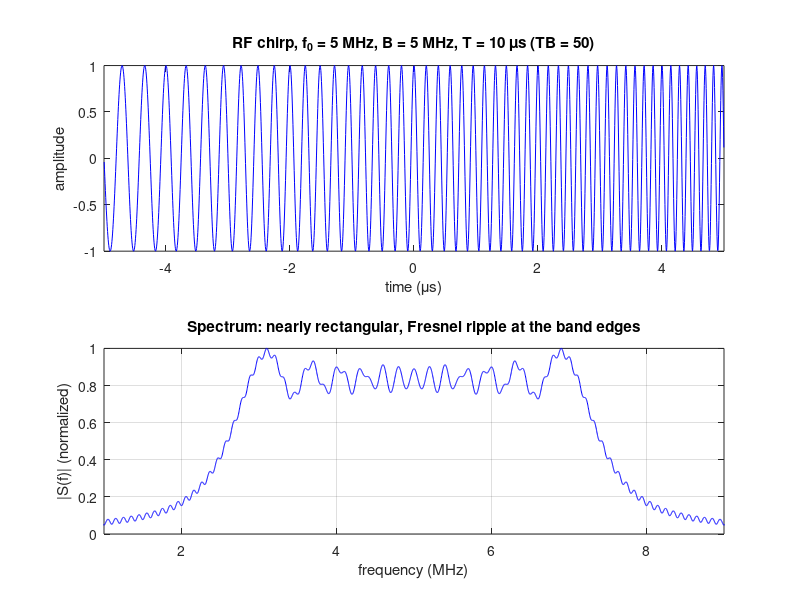
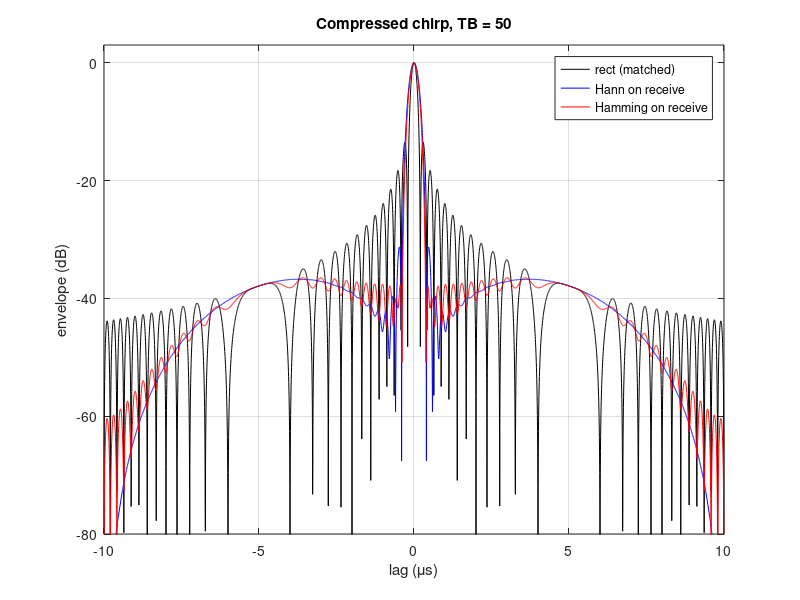

Write MATLAB code to recreate these figures, in order.
%% m10_chirp_compression.m
% Linear FM (chirp) pulse compression: mainlobe width, range sidelobes,
% compression gain and the price of amplitude tapering.
%   - Rect-envelope LFM in complex baseband: the autocorrelation magnitude is
%     exactly (1-|tau|/T)|sinc(B tau (1-|tau|/T))|; the -6 dB width tends to
%     1.207/B and the peak sidelobe to -13.26 dB as TB grows.
%   - Compression gain at equal peak amplitude = energy ratio. Against a
%     Gaussian pulse with the same -6 dB bandwidth it is 1.505*TB.
%   - Tapers applied on receive only (mismatched filter), on transmit only,
%     or split as sqrt(w) on both sides.
% What to change: B, TB_list, TBw (taper table), the window list, Ntrial.
% Expected output: width*B 1.234 (TB 10) ... 1.208 (TB 200); PSL -14.9 ... -13.3 dB;
% Hann on receive at TB 50: PSL -31.3 dB, width*B 2.00, loss 1.76 dB; Hamming on
% receive: -36.5 dB (not -42.7: Fresnel ripple); Monte Carlo gain (10^4 trials) within about
% 0.25 dB of 10*log10(1.505*TB). Runtime about 3 s in Octave.
clear; close all; rng(1);

%% Helpers (anonymous only, so the script runs unchanged in MATLAB and Octave)
fs    = 200e6;                                    % complex-baseband sampling rate (Hz)
B     = 5e6;                                      % swept bandwidth (Hz)
tvec  = @(T) ((0:round(T*fs)-1)' - (round(T*fs)-1)/2)/fs;    % centred time axis (s)
lfm   = @(T) exp(1j*pi*(B/T)*tvec(T).^2);         % baseband up-chirp, instantaneous f = (B/T) t
sincf = @(x) (sin(pi*x) + (x==0))./(pi*x + (x==0));
nf    = @(n) 2^nextpow2(n);
% cross-correlation of received s with filter template h (output = s correlated with h), lag 0 centred
xcor  = @(s,h) fftshift(ifft(fft(s, nf(2*max(numel(s),numel(h)))).*conj(fft(h, nf(2*max(numel(s),numel(h)))))));
% -6 dB width (samples) with linear interpolation, around the peak index k0 of a normalized envelope a
xR    = @(a,i) i-1 + (a(i-1)-0.5)./(a(i-1)-a(i));
xL    = @(a,i) i+1 - (a(i+1)-0.5)./(a(i+1)-a(i));
w6f   = @(a,k0) xR(a, k0-1+find(a(k0:end) < 0.5, 1)) - xL(a, k0+1-find(a(k0:-1:1) < 0.5, 1));
% peak sidelobe (dB) outside the first minima on each side of the peak
pslf  = @(a,k0) 20*log10(max(a([1:(k0+1-find(diff(a(k0:-1:1)) > 0, 1))-1, (k0-1+find(diff(a(k0:end)) > 0, 1))+1:numel(a)])));
x01   = @(n) ((0:n-1)' + 0.5)/n;                  % window abscissa in (0,1)
wins  = {'rect','Tukey 25%','Hann','Hamming','Blackman'};
winf  = {@(x) ones(size(x)), ...
         @(x) 0.5 - 0.5*cos(2*pi*min(min(x,1-x),0.125)/0.25), ...   % Tukey: cosine ramps over 12.5% each side
         @(x) 0.5 - 0.5*cos(2*pi*x), ...
         @(x) 0.54 - 0.46*cos(2*pi*x), ...
         @(x) 0.42 - 0.5*cos(2*pi*x) + 0.08*cos(4*pi*x)};

%% 1. Rect LFM: width and PSL vs TB, against the closed form
TB_list = [10 20 50 100 200];
fprintf('Rect LFM, matched filter (complex baseband, B = %.0f MHz)\n   TB    width*B   PSL (dB)   closed-form max error\n', B/1e6);
for TBv = TB_list
    T = TBv/B; s = lfm(T);
    y = xcor(s,s); a = abs(y)/max(abs(y)); [~,k0] = max(a);
    tau = ((1:numel(a))' - k0)/fs;
    f = (abs(tau) < T).*(1 - abs(tau)/T).*abs(sincf(B*tau.*(1 - abs(tau)/T)));
    fprintf('%5d    %6.3f    %6.2f     %.1e\n', TBv, w6f(a,k0)/fs*B, pslf(a,k0), max(abs(a-f)));
end
fprintf('Limit TB -> inf: sinc, width*B = 1.207, PSL = -13.26 dB\n');

%% 2. Tapering: receive (mismatched), transmit, split; TB = 50
TBw = 50; T = TBw/B; s = lfm(T); n = numel(s); x = x01(n);
fprintf('\nTapers at TB = %d: PSL (dB) / width*B / SNR loss vs rect matched (dB)\n', TBw);
fprintf('  window       receive only            transmit only           split sqrt(w)\n');
ys = cell(1,numel(wins));
for k = 1:numel(wins)
    w = winf{k}(x); line = sprintf('  %-10s', wins{k});
    for mode = 1:3
        if mode == 1, st = s;           h = s.*w;        end     % mismatched receive filter
        if mode == 2, st = s.*w;        h = st;          end     % tapered transmit, matched receive
        if mode == 3, st = s.*sqrt(w);  h = st;          end     % split
        y = xcor(st,h); a = abs(y)/max(abs(y)); [~,k0] = max(a);
        loss = 10*log10(max(abs(y))^2/(sum(abs(h).^2)*n));     % rect matched reference: peak^2/sum|h|^2 = n
        line = [line sprintf('  %6.1f / %4.2f / %5.2f  ', pslf(a,k0), w6f(a,k0)/fs*B, loss)]; %#ok<AGROW>
        if mode == 1, ys{k} = a; end
    end
    fprintf('%s\n', line);
end
fprintf('Ideal spectral-window PSL for comparison: Hann -31.5, Hamming -42.7, Blackman -58.1 dB\n');

%% 3. Compression gain: Monte Carlo against a Gaussian pulse of the same bandwidth and peak amplitude
% A lower complex-baseband rate (5x the swept band) is enough here and keeps the Monte Carlo fast.
fs3 = 25e6;
lfm3 = @(T) exp(1j*pi*(B/T)*(((0:round(T*fs3)-1)' - (round(T*fs3)-1)/2)/fs3).^2);
sf = B/2.3548; st = 1/(2*pi*sf);                  % Gaussian amplitude spectrum std (Hz), envelope std (s)
tg = (-ceil(5*st*fs3):ceil(5*st*fs3))'/fs3; g = exp(-tg.^2/(2*st^2));   % reference pulse, peak 1
Ntrial = 10000; sigma = 3;                        % complex white noise, E|n|^2 = sigma^2
fprintf('\nCompression gain (equal peak amplitude 1, same -6 dB bandwidth)\n   TB   theory 1.505*TB   energy ratio   Monte Carlo\n');
for TBv = [10 50 100]
    T = TBv/B; s = lfm3(T);
    SNR = @(v) abs(mean(v))^2/mean(abs(v-mean(v)).^2);
    nz = sigma*(randn(numel(s),Ntrial) + 1j*randn(numel(s),Ntrial))/sqrt(2);
    yc = s'*(repmat(s,1,Ntrial) + nz);            % matched filter output at the peak
    nz = sigma*(randn(numel(g),Ntrial) + 1j*randn(numel(g),Ntrial))/sqrt(2);
    yg = g'*(repmat(g,1,Ntrial) + nz);
    fprintf('%5d     %6.2f dB        %6.2f dB      %6.2f dB\n', TBv, 10*log10(1.505*TBv), ...
        10*log10(sum(abs(s).^2)/sum(g.^2)), 10*log10(SNR(yc)/SNR(yg)));
end

%% Figures
T = 10e-6; s = lfm(T); n = numel(s); tt = tvec(T)*1e6;
figure('Position',[100 100 900 600]);
subplot(2,1,1);
f0 = 5e6; tr = tvec(T); plot(tr*1e6, real(s.*exp(1j*2*pi*f0*tr)), 'b'); xlim([-5 5]);
xlabel('time (\mus)'); ylabel('amplitude');
title(sprintf('RF chirp, f_0 = 5 MHz, B = %.0f MHz, T = %.0f \\mus (TB = %d)', B/1e6, T*1e6, round(T*B)));
subplot(2,1,2);
N = 2^16; S = fftshift(abs(fft(s, N))); fax = ((0:N-1)' - N/2)*fs/N;
plot(fax/1e6 + 5, S/max(S), 'b'); xlim([1 9]); grid on;
xlabel('frequency (MHz)'); ylabel('|S(f)| (normalized)');
title('Spectrum: nearly rectangular, Fresnel ripple at the band edges');

figure('Position',[100 100 900 420]);
lag = ((1:numel(ys{1}))' - (numel(ys{1})/2+1))/fs*1e6;
plot(lag, 20*log10(ys{1}+1e-12), 'k', lag, 20*log10(ys{3}+1e-12), 'b', lag, 20*log10(ys{4}+1e-12), 'r');
xlim([-10 10]); ylim([-80 3]); grid on;
xlabel('lag (\mus)'); ylabel('envelope (dB)');
legend('rect (matched)', 'Hann on receive', 'Hamming on receive', 'Location', 'northeast');
title(sprintf('Compressed chirp, TB = %d', TBw));
